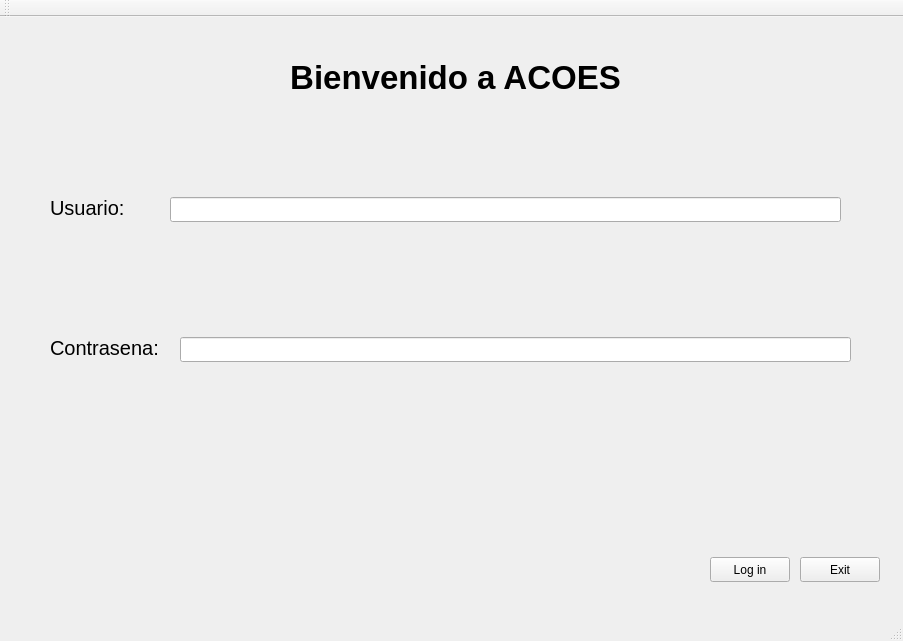
<?xml version="1.0" encoding="UTF-8"?>
<ui version="4.0">
 <class>MainWindow</class>
 <widget class="QMainWindow" name="MainWindow">
  <property name="geometry">
   <rect>
    <x>0</x>
    <y>0</y>
    <width>903</width>
    <height>641</height>
   </rect>
  </property>
  <property name="windowTitle">
   <string>MainWindow</string>
  </property>
  <widget class="QWidget" name="centralWidget">
   <widget class="QPushButton" name="bExit">
    <property name="geometry">
     <rect>
      <x>800</x>
      <y>540</y>
      <width>80</width>
      <height>25</height>
     </rect>
    </property>
    <property name="text">
     <string>Exit</string>
    </property>
   </widget>
   <widget class="QPushButton" name="bLogin">
    <property name="geometry">
     <rect>
      <x>710</x>
      <y>540</y>
      <width>80</width>
      <height>25</height>
     </rect>
    </property>
    <property name="text">
     <string>Log in</string>
    </property>
   </widget>
   <widget class="QLabel" name="lWelcome">
    <property name="geometry">
     <rect>
      <x>10</x>
      <y>0</y>
      <width>891</width>
      <height>121</height>
     </rect>
    </property>
    <property name="font">
     <font>
      <pointsize>25</pointsize>
      <weight>75</weight>
      <bold>true</bold>
     </font>
    </property>
    <property name="text">
     <string>Bienvenido a ACOES</string>
    </property>
    <property name="alignment">
     <set>Qt::AlignCenter</set>
    </property>
   </widget>
   <widget class="QLabel" name="lUser">
    <property name="geometry">
     <rect>
      <x>50</x>
      <y>170</y>
      <width>101</width>
      <height>41</height>
     </rect>
    </property>
    <property name="font">
     <font>
      <pointsize>15</pointsize>
     </font>
    </property>
    <property name="text">
     <string>Usuario:</string>
    </property>
   </widget>
   <widget class="QLabel" name="lPassword">
    <property name="geometry">
     <rect>
      <x>50</x>
      <y>310</y>
      <width>131</width>
      <height>41</height>
     </rect>
    </property>
    <property name="font">
     <font>
      <pointsize>15</pointsize>
     </font>
    </property>
    <property name="text">
     <string>Contrasena:</string>
    </property>
   </widget>
   <widget class="QLineEdit" name="eUser">
    <property name="geometry">
     <rect>
      <x>170</x>
      <y>180</y>
      <width>671</width>
      <height>25</height>
     </rect>
    </property>
   </widget>
   <widget class="QLineEdit" name="ePassword">
    <property name="geometry">
     <rect>
      <x>180</x>
      <y>320</y>
      <width>671</width>
      <height>25</height>
     </rect>
    </property>
   </widget>
  </widget>
  <widget class="QMenuBar" name="menuBar">
   <property name="geometry">
    <rect>
     <x>0</x>
     <y>0</y>
     <width>903</width>
     <height>22</height>
    </rect>
   </property>
  </widget>
  <widget class="QToolBar" name="mainToolBar">
   <attribute name="toolBarArea">
    <enum>TopToolBarArea</enum>
   </attribute>
   <attribute name="toolBarBreak">
    <bool>true</bool>
   </attribute>
  </widget>
  <widget class="QStatusBar" name="statusBar"/>
 </widget>
 <layoutdefault spacing="6" margin="11"/>
 <resources/>
 <connections/>
</ui>
